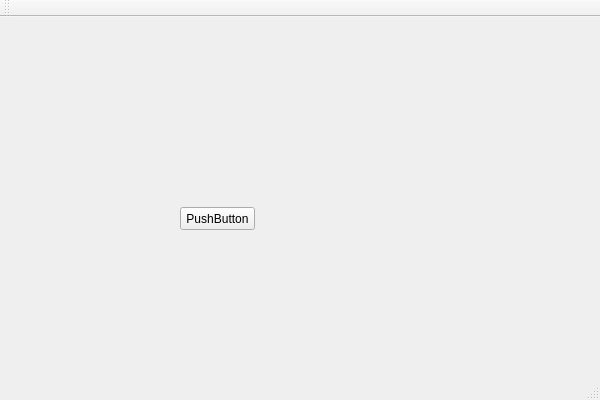
<?xml version="1.0" encoding="utf-8"?>
<ui version="4.0">
 <class>DrawItClass</class>
 <widget class="QMainWindow" name="DrawItClass">
  <property name="geometry">
   <rect>
    <x>0</x>
    <y>0</y>
    <width>600</width>
    <height>400</height>
   </rect>
  </property>
  <property name="windowTitle">
   <string>DrawIt</string>
  </property>
  <widget class="QWidget" name="centralWidget">
   <widget class="QPushButton" name="pushButton">
    <property name="geometry">
     <rect>
      <x>180</x>
      <y>190</y>
      <width>75</width>
      <height>23</height>
     </rect>
    </property>
    <property name="text">
     <string>PushButton</string>
    </property>
   </widget>
  </widget>
  <widget class="QMenuBar" name="menuBar">
   <property name="geometry">
    <rect>
     <x>0</x>
     <y>0</y>
     <width>600</width>
     <height>21</height>
    </rect>
   </property>
  </widget>
  <widget class="QToolBar" name="mainToolBar">
   <attribute name="toolBarArea">
    <enum>TopToolBarArea</enum>
   </attribute>
   <attribute name="toolBarBreak">
    <bool>false</bool>
   </attribute>
  </widget>
  <widget class="QStatusBar" name="statusBar"/>
 </widget>
 <layoutdefault spacing="6" margin="11"/>
 <resources>
  <include location="drawit.qrc"/>
 </resources>
 <connections/>
</ui>
